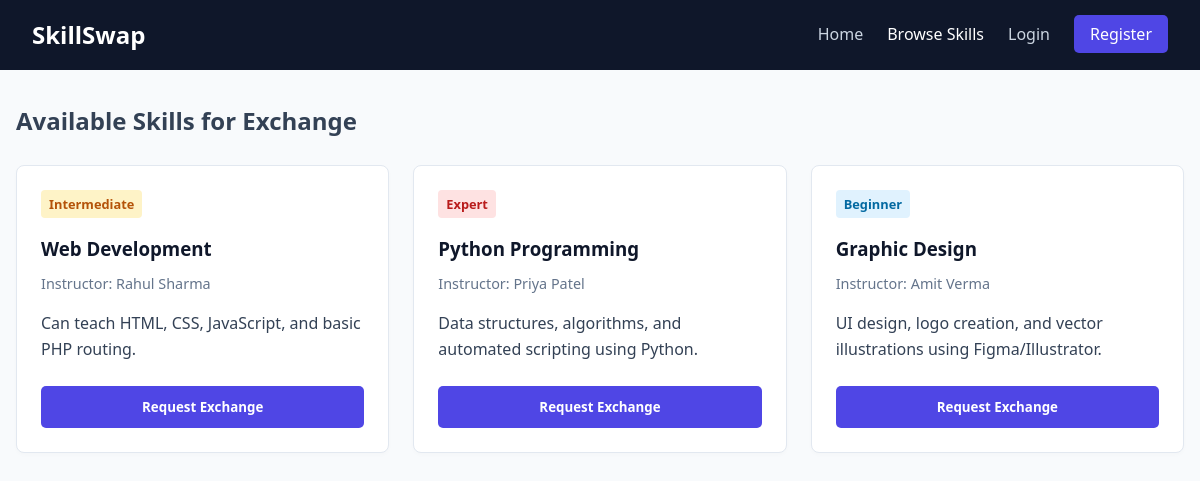
The app's page /browse_skills.php with its own data.
### tables this page shows
CREATE TABLE IF NOT EXISTS skills (
    skill_id INT AUTO_INCREMENT PRIMARY KEY,
    user_id INT NOT NULL,
    skill_name VARCHAR(100) NOT NULL,
    description TEXT NOT NULL,
    skill_level ENUM('Beginner', 'Intermediate', 'Expert') NOT NULL,
    created_at TIMESTAMP DEFAULT CURRENT_TIMESTAMP,
    FOREIGN KEY (user_id) REFERENCES users(user_id) ON DELETE CASCADE
);

CREATE TABLE IF NOT EXISTS users (
    user_id INT AUTO_INCREMENT PRIMARY KEY,
    name VARCHAR(100) NOT NULL,
    email VARCHAR(100) NOT NULL UNIQUE,
    password VARCHAR(255) NOT NULL,
    created_at TIMESTAMP DEFAULT CURRENT_TIMESTAMP
);

### browse_skills.php (the view, shortened to what this page needs)
<?php
include 'config/db.php';
?>
<!DOCTYPE html>
<html lang="en">
<head>
    <link rel="stylesheet" href="css/style.css">
</head>
<body>
    <nav class="navbar">
        <a href="index.php" class="logo">SkillSwap</a>
        <ul class="nav-links" id="nav-list">
            <li><a href="index.php">Home</a></li>
            <li><a href="browse_skills.php" class="active">Browse Skills</a></li>
            <?php if(isset($_SESSION['user_id'])): ?>
                <li><a href="dashboard.php">Dashboard</a></li>
                <li><a href="logout.php" class="nav-btn">Logout</a></li>
            <?php else: ?>
                <li><a href="login.php">Login</a></li>
                <li><a href="register.php" class="nav-btn">Register</a></li>
            <?php endif; ?>
        </ul>
    </nav>
    <div class="container">
        <h2 style="margin-bottom: 1rem;">Available Skills for Exchange</h2>
        <div class="grid-3">
            <?php
            $query = "SELECT skills.*, users.name FROM skills JOIN users ON skills.user_id = users.user_id ORDER BY skills.created_at DESC";
            $result = mysqli_query($conn, $query);
            while($row = mysqli_fetch_assoc($result)) {
                $levelClass = strtolower($row['skill_level']);
                echo "
                <div class='card'>
                    <div>
                        <span class='badge badge-{$levelClass}'>{$row['skill_level']}</span>
                        <h3>{$row['skill_name']}</h3>
                        <p style='color: var(--text-muted); font-size: 0.9rem; margin-bottom: 1rem;'>Instructor: {$row['name']}</p>
                        <p>{$row['description']}</p>
                    </div>
                    <form method='POST' style='margin-top: 1.5rem;'>
                        <input type='hidden' name='skill_id' value='{$row['skill_id']}'>
                        <button type='submit' name='request_skill' class='btn' style='width: 100%; text-align: center;'>Request Exchange</button>
                    </form>
                </div>";
            }
            ?>
        </div>
    </div>
</body>
</html>

### style.css (style rules this page uses)
:root { --primary-color: #4f46e5; --primary-hover: #4338ca; --secondary-color: #0f172a; --bg-light: #f8fafc; --card-bg: #ffffff; --text-main: #334155; --text-muted: #64748b; --success: #22c55e; --danger: #ef4444; --warning: #f59e0b; --border: #e2e8f0; }
* { margin: 0; padding: 0; box-sizing: border-box; font-family: 'Segoe UI', Tahoma, Geneva, Verdana, sans-serif; }
body { background-color: var(--bg-light); color: var(--text-main); line-height: 1.6; }
.navbar { background-color: var(--secondary-color); padding: 1rem 2rem; display: flex; justify-content: space-between; align-items: center; position: sticky; top: 0; z-index: 100; }
.navbar .logo { color: #fff; font-size: 1.5rem; font-weight: bold; text-decoration: none; }
.nav-links { display: flex; list-style: none; align-items: center; }
.nav-links li { margin-left: 1.5rem; }
.nav-links a { color: #cbd5e1; text-decoration: none; transition: color 0.3s; }
.nav-links a:hover, .nav-links a.active { color: #fff; }
.nav-btn { background-color: var(--primary-color); padding: 0.5rem 1rem; border-radius: 5px; color: white !important; }
.btn { display: inline-block; background-color: var(--primary-color); color: white; padding: 0.75rem 1.5rem; border-radius: 5px; text-decoration: none; font-weight: 600; border: none; cursor: pointer; }
.container { max-width: 1200px; margin: 2rem auto; padding: 0 1rem; }
.grid-3 { display: grid; grid-template-columns: repeat(auto-fill, minmax(300px, 1fr)); gap: 1.5rem; margin-top: 1.5rem; }
.card { background: var(--card-bg); border: 1px solid var(--border); border-radius: 8px; padding: 1.5rem; box-shadow: 0 2px 4px rgba(0,0,0,0.02); display: flex; flex-direction: column; justify-content: space-between; }
.card h3 { color: var(--secondary-color); margin-bottom: 0.5rem; }
.badge { display: inline-block; padding: 0.25rem 0.5rem; font-size: 0.8rem; border-radius: 4px; font-weight: bold; margin-bottom: 1rem; width: max-content; }
.badge-beginner { background: #e0f2fe; color: #0369a1; }
.badge-intermediate { background: #fef3c7; color: #b45309; }
.badge-expert { background: #fee2e2; color: #b91c1c; }

### records on screen
skills: skill_level "Intermediate", skill_name "Web Development", user.name "Rahul Sharma", description "Can teach HTML, CSS, JavaScript, and basic PHP routing."
skills: skill_level "Expert", skill_name "Python Programming", user.name "Priya Patel", description "Data structures, algorithms, and automated scripting using Python."
skills: skill_level "Beginner", skill_name "Graphic Design", user.name "Amit Verma", description "UI design, logo creation, and vector illustrations using Figma/Illustrator."
